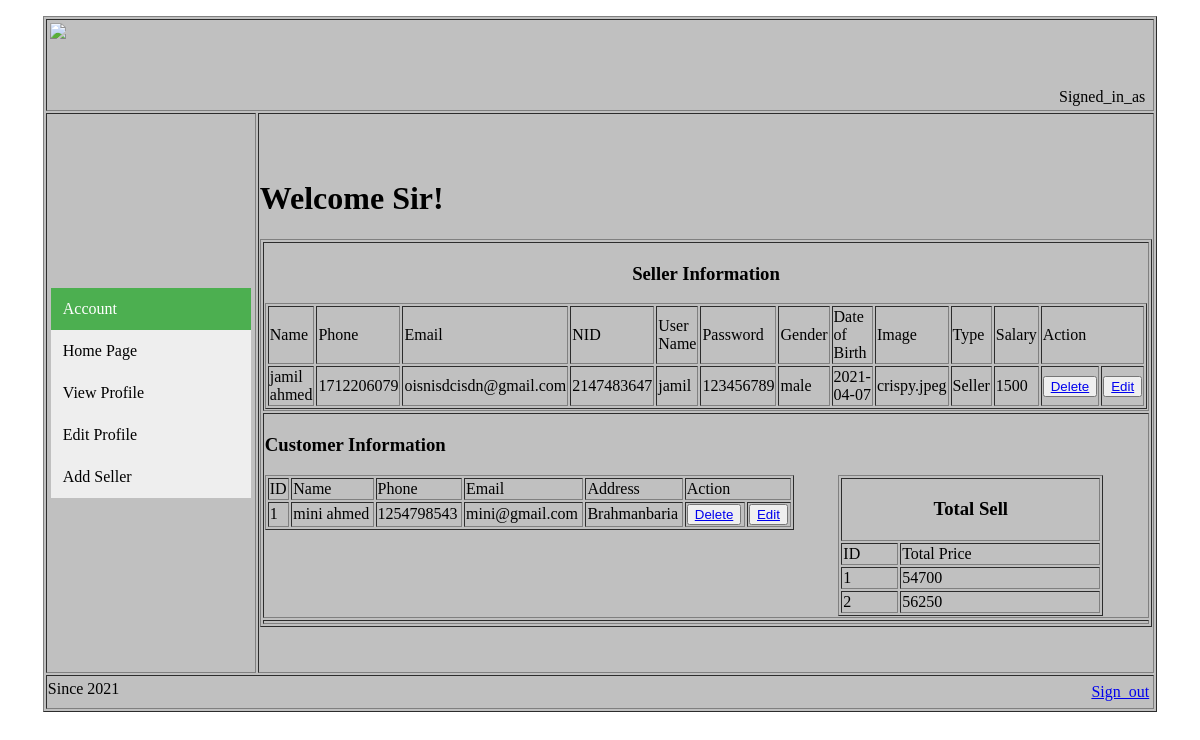
/Admin/view/sign_in_admin.php, run on the app's committed database.
### tables this page shows
CREATE TABLE `seller` (
  `id` int(100) NOT NULL,
  `name` varchar(100) NOT NULL,
  `phone` int(100) NOT NULL,
  `email` varchar(100) NOT NULL,
  `nid` int(100) NOT NULL,
  `username` varchar(100) NOT NULL,
  `password` varchar(100) NOT NULL,
  `gender` varchar(100) NOT NULL,
  `dob` varchar(100) NOT NULL,
  `pic` varchar(100) NOT NULL,
  `type` varchar(100) NOT NULL,
  `salary` int(100) NOT NULL
);

CREATE TABLE `conf` (
  `id` int(11) NOT NULL,
  `name` varchar(100) NOT NULL,
  `phone` int(11) NOT NULL,
  `email` varchar(100) NOT NULL,
  `address` varchar(100) NOT NULL,
  `pay` varchar(100) NOT NULL
);

CREATE TABLE `ac` (
  `id` int(100) NOT NULL,
  `total_price` int(100) NOT NULL
);

### Admin/view/sign_in_admin.php (the view, shortened to what this page needs)
<!DOCTYPE html>
<html>
<head>
	<link rel="stylesheet" type="text/css" href="../css/style.css">
</head>
<body>
	<table border="1" align="center">
		<tr>
			<td colspan="2">
             <img src="../pic/logo.png" height="60px" width="320px">
<table  align="right"  >
	<tr>
		<td>
			<label>Signed_in_as</label>
</td>
<td>
</td>
</tr>
</td>
</tr>
	</table>
		<tr>
			<td>
				<table >
				<tr>
<td class="vertical-menu">
  <a href="#" class="active">Account</a>
 <a href="sign_in_admin.php">Home&nbspPage</a>
  <a href="view_client_prof.php">View&nbspProfile</a>
 <a href="edit_client_prof.php">Edit&nbspProfile</a>
  <a href="client_reg_form.php">Add Seller</a>
</td>
</table>
			<td>
				<h1>Welcome Sir!</h1> <table align="right"><table>
					<table border="1" align="center" width="790px">
  </td>
</tr>
    <td align="center" colspan="3">
    	<h3>Seller Information</h3>
        <?php
  $con=mysqli_connect('localhost','root','','project');
       $sql='select * from seller';
           $result=mysqli_query($con,$sql);
?>
          <table border="1" align="center" width="60%" >
               <tr>
                <td >Name</td>
               <td >Phone</td>
               <td >Email</td>
               <td >NID</td>
               <td >User Name</td>
                <td>Password</td>
                <td>Gender</td>
               <td>Date of Birth</td>
               <td >Image</td>
               <td >Type</td>
               <td >Salary</td>
               <td colspan="2">Action</td>
               </tr>
<?php
      while($row=mysqli_fetch_assoc($result))
           {
           	?>
            <form  method="post">
            <tr>
                 <td ><?php echo "{$row['name']}";?></td>
                <td ><?php echo "{$row['phone']}";?></td>
                <td ><?php echo "{$row['email']}";?></td>
                <td ><?php echo "{$row['nid']}";?></td>
                <td ><?php echo "{$row['username']}";?></td>
                <td><?php echo "{$row['password']}";?></td>
                <td><?php echo "{$row['gender']}";?></td>
               	<td><?php echo "{$row['dob']}";?></td>
               	<td ><?php echo "{$row['pic']}";?></td>
               	<td><?php echo "{$row['type']}";?></td>
               	<td><?php echo "{$row['salary']}";?></td>
                 <td>
                  <button> <a href="../controller/dlt.php?id=<?php echo $row['id']; ?>">Delete</a></td></button></td>
                 <td><button><a href="../controller/edit.php?id=<?php echo $row['id']; ?>">Edit</a></button></td>
       <?php  }
       ?>
<tr>
       <td align="center" colspan="3">
       	<h3 align="left">Customer Information</h3>
        <?php
  $con=mysqli_connect('localhost','root','','project');
       $sql='select * from conf';
           $result=mysqli_query($con,$sql);
?>
          <table border="1" align="left" width="60%" >
               <tr>
               	<td >ID</td>
                <td >Name</td>
               <td >Phone</td>
               <td >Email</td>
               <td >Address</td>
               <td colspan="2">Action</td>
               </tr>
<?php
      while($row=mysqli_fetch_assoc($result))
           { ?>
            <form  method="post">
            <tr>
                 <td ><?php echo "{$row['id']}";?></td>
                <td ><?php echo "{$row['name']}";?></td>
                <td ><?php echo "{$row['phone']}";?></td>
                <td ><?php echo "{$row['email']}";?></td>
                <td ><?php echo "{$row['address']}";?></td>
                  </td>
                 <td>
                  <button> <a href="../controller/dlt.php?id=<?php echo $row['id']; ?>">Delete</a></td></button></td>
                 <td><button><a href="../controller/edit.php?id=<?php echo $row['id']; ?>">Edit</a></button></td>
               </tr>
       <?php  }?>
        <?php
  $con=mysqli_connect('localhost','root','','project');
       $sql='select * from ac';
           $result=mysqli_query($con,$sql);
?>
          <table border="1" width="30%" >
<tr>
	<td colspan="2"><h3 align="center">Total Sell</h3>
	</td>
</tr>
               <tr>
               	<td >ID</td>
                <td >Total Price</td>
               </tr>
<?php
      while($row=mysqli_fetch_assoc($result))
           { ?>
            <form  method="post">
            <tr>
                 <td ><?php echo "{$row['id']}";?></td>
                <td ><?php echo "{$row['total_price']}";?></td>
</form>
       <?php  }?>
  </table>
<tr>
	<td>
         <tr>
			<td colspan="2" height="30px">
				Since 2021
				<table align="right">
					<td>
			<a href="../../view/login.php">Sign_out</a>
			</td>
		</tr>
</body>
</html>

### Admin/css/style.css (style rules this page uses)
table { background-color: #C0C0C0; }
.vertical-menu { width: 200px; height: 550px; overflow-y: auto; }
.vertical-menu a { background-color: #eee; color: black; display: block; padding: 12px; text-decoration: none; }
.vertical-menu a.active { background-color: #4CAF50; color: white; }

### data on the page
seller: name "jamil ahmed", phone "1712206079", email "oisnisdcisdn@gmail.com", nid "2147483647", username "jamil", password "123456789", gender "male", dob "2021-04-07", pic "crispy.jpeg", type "Seller", salary "1500"
conf: id "1", name "mini ahmed", phone "1254798543", email "mini@gmail.com", address "Brahmanbaria"
ac: id "1", total_price "54700"
ac: id "2", total_price "56250"
